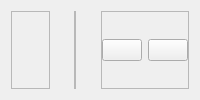
        <widget class="QWidget" name="headerContainer" native="true">
         <property name="mouseTracking">
          <bool>true</bool>
         </property>
         <property name="styleSheet">
          <string notr="true">background-color:#ffff;</string>
         </property>
         <layout class="QHBoxLayout" name="horizontalLayout_5">
          <item>
           <widget class="QFrame" name="frame_6">
            <property name="frameShape">
             <enum>QFrame::StyledPanel</enum>
            </property>
            <property name="frameShadow">
             <enum>QFrame::Raised</enum>
            </property>
           </widget>
          </item>
          <item alignment="Qt::AlignHCenter">
           <widget class="QFrame" name="frame_7">
            <property name="frameShape">
             <enum>QFrame::StyledPanel</enum>
            </property>
            <property name="frameShadow">
             <enum>QFrame::Raised</enum>
            </property>
            <layout class="QHBoxLayout" name="horizontalLayout_6">
             <property name="spacing">
              <number>0</number>
             </property>
             <property name="leftMargin">
              <number>0</number>
             </property>
             <property name="topMargin">
              <number>0</number>
             </property>
             <property name="rightMargin">
              <number>0</number>
             </property>
             <property name="bottomMargin">
              <number>0</number>
             </property>
            </layout>
           </widget>
          </item>
          <item alignment="Qt::AlignRight">
           <widget class="QFrame" name="frame_8">
            <property name="frameShape">
             <enum>QFrame::StyledPanel</enum>
            </property>
            <property name="frameShadow">
             <enum>QFrame::Raised</enum>
            </property>
            <layout class="QHBoxLayout" name="horizontalLayout_4">
             <property name="leftMargin">
              <number>0</number>
             </property>
             <property name="topMargin">
              <number>0</number>
             </property>
             <property name="rightMargin">
              <number>0</number>
             </property>
             <property name="bottomMargin">
              <number>0</number>
             </property>
             <item>
              <widget class="QPushButton" name="pushButton_4">
               <property name="layoutDirection">
                <enum>Qt::LeftToRight</enum>
               </property>
               <property name="text">
                <string/>
               </property>
               <property name="icon">
                <iconset resource="res_rc.qrc">
                 <normaloff>:/icon/icons/minus.svg</normaloff>:/icon/icons/minus.svg</iconset>
               </property>
               <property name="iconSize">
                <size>
                 <width>24</width>
                 <height>24</height>
                </size>
               </property>
              </widget>
             </item>
             <item>
              <widget class="QPushButton" name="pushButton_2">
               <property name="text">
                <string/>
               </property>
               <property name="icon">
                <iconset resource="res_rc.qrc">
                 <normaloff>:/icon/icons/x.svg</normaloff>:/icon/icons/x.svg</iconset>
               </property>
               <property name="iconSize">
                <size>
                 <width>24</width>
                 <height>24</height>
                </size>
               </property>
              </widget>
             </item>
            </layout>
           </widget>
          </item>
         </layout>
        </widget>
